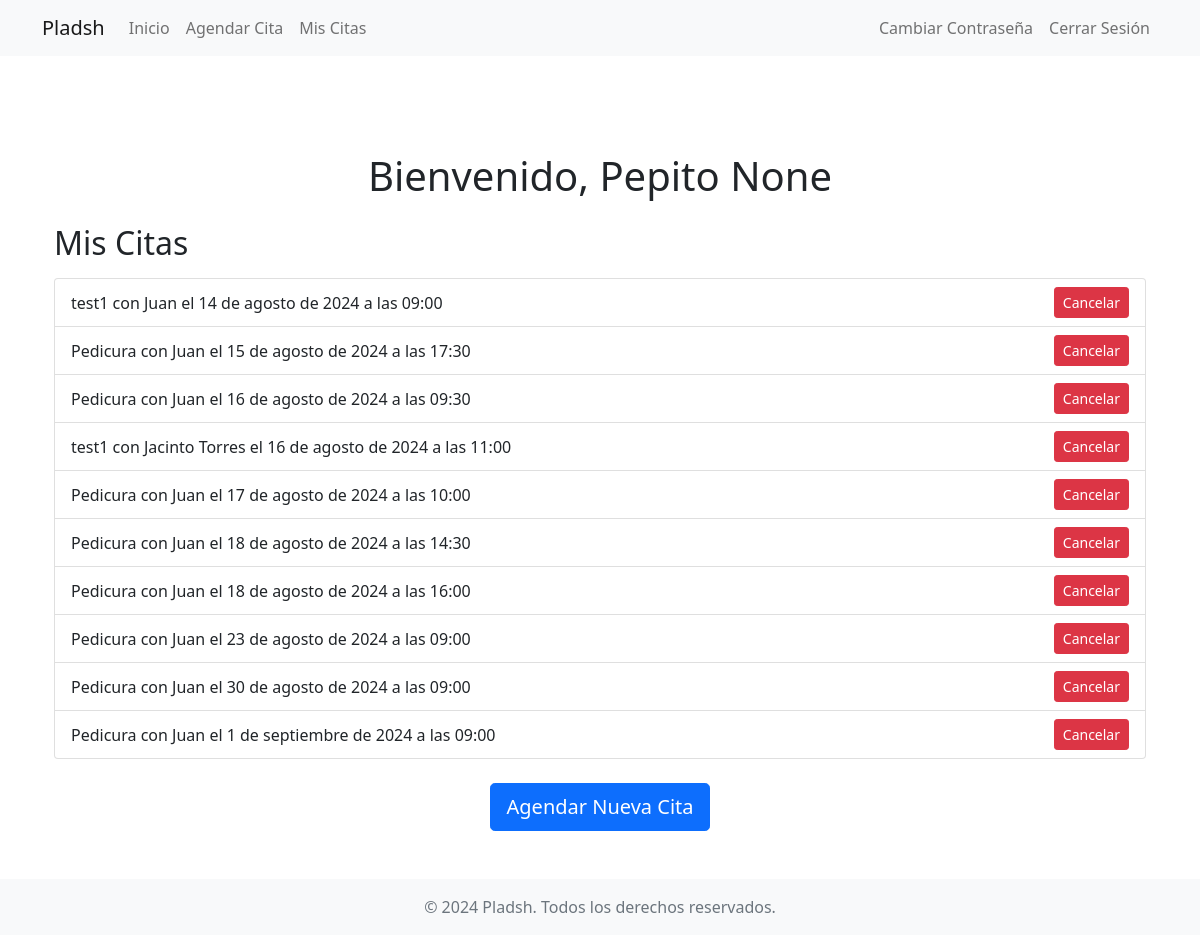
/home-cliente/ (signed in), run on the app's committed database.
### citas/models.py (models this page shows, shortened)
class Cliente(models.Model):
    CLIENTE = 'CL'
    RECEPCIONISTA = 'RC'
    ROL_CHOICES = [
        (CLIENTE, 'Cliente'),
        (RECEPCIONISTA, 'Recepcionista'),
    ]
    user = models.OneToOneField(User, on_delete=models.CASCADE, null=True, blank=True)
    cedula = models.CharField(max_length=10, unique=True)
    nombre = models.CharField(max_length=100)
    apellido = models.CharField(max_length=100, null=True, blank=True)
    email = models.EmailField()
    celular = models.CharField(max_length=10)
    fechanacimiento = models.DateField()
    rol = models.CharField(max_length=2, choices=ROL_CHOICES, default=CLIENTE)

class Cita(models.Model):
    ESTADO_CANCELADA = 1
    ESTADO_CONFIRMADA = 2
    ESTADO_EN_PROCESO = 3
    ESTADO_TERMINADA = 4
    OPCIONES_ESTADO = [
        (ESTADO_CANCELADA, "Cita Cancelada"),
        (ESTADO_CONFIRMADA, "Cita Confirmada"),
        (ESTADO_EN_PROCESO, "En Proceso"),
        (ESTADO_TERMINADA, "Cita terminada")
    ]
    cliente = models.ForeignKey(Cliente, on_delete=models.CASCADE, related_name="citas")
    servicio = models.ForeignKey(Servicio, on_delete=models.CASCADE)
    empleado = models.ForeignKey(Empleado, on_delete=models.CASCADE, related_name="empleados")
    fecha = models.DateField(null=True, blank=True)
    hora_inicio = models.TimeField(null=True, blank=True)
    estado = models.IntegerField(choices=OPCIONES_ESTADO, default=ESTADO_CONFIRMADA)
    notas = models.TextField(blank=True)

class Servicio(models.Model):
    nombre = models.CharField(max_length=100)
    descripcion = models.TextField()
    precio = models.DecimalField(max_digits=10, decimal_places=2)
    duracion = models.PositiveIntegerField()

class Empleado(models.Model):
    cedula = models.CharField(max_length=10, unique=True)
    nombre = models.CharField(max_length=100)
    email = models.EmailField()
    celular = models.CharField(max_length=10)
    servicios = models.ManyToManyField(Servicio, related_name="empleados")

### citas/views.py (the view)
# urls.py: path('home-cliente/', citas_views.home_cliente, name='home_cliente'),
@login_required
def home_cliente(request):
    cliente = request.user.cliente
    citas = Cita.objects.filter(cliente=cliente).order_by('fecha', 'hora_inicio')
    return render(request, 'home_cliente.html', {'citas': citas})

### citas/templates/home_cliente.html (shortened to what this page needs)
{% extends "base.html" %}
{% block content %}
<div class="container mt-5">
    <h1 class="text-center mb-4">Bienvenido, {{ user.cliente.nombre }} {{ user.cliente.apellido }}</h1>
    <h2 class="mb-3">Mis Citas</h2>
    {% if citas %}
        <ul class="list-group">
        {% for cita in citas %}
            <li class="list-group-item d-flex justify-content-between align-items-center">
                {{ cita.servicio.nombre }} con {{ cita.empleado.nombre }} el {{ cita.fecha }} a las {{ cita.hora_inicio }}
                {% if cita.estado == cita.ESTADO_CANCELADA %}
                    <span class="badge bg-secondary">Cancelada</span>
                {% elif cita.estado == cita.ESTADO_CONFIRMADA %}
                    <form method="post" action="{% url 'cancelar_cita' cita.id %}" class="d-inline">
                        <button type="submit" class="btn btn-danger btn-sm">Cancelar</button>
                    </form>
                {% else %}
                    <span class="badge bg-primary">{{ cita.get_estado_display }}</span>
                {% endif %}
            </li>
        {% endfor %}
        </ul>
    {% else %}
        <p class="text-center">No tienes citas programadas.</p>
    {% endif %}
    <div class="text-center mt-4">
        <a href="{% url 'agendar_cita' %}" class="btn btn-primary btn-lg">Agendar Nueva Cita</a>
    </div>
</div>
{% endblock %}

### citas/templates/base.html (shortened to what this page needs)
<!DOCTYPE html>
<html lang="es" class="h-100">
<head>
    <link href="https://cdn.jsdelivr.net/npm/bootstrap@5.1.3/dist/css/bootstrap.min.css" rel="stylesheet">
</head>
<body class="d-flex flex-column h-100">
    <nav class="navbar navbar-expand-lg navbar-light bg-light">
        <div class="container">
            <a class="navbar-brand" href="{% url 'home' %}">Pladsh</a>
            <div class="collapse navbar-collapse" id="navbarNav">
                <ul class="navbar-nav me-auto">
                    <li class="nav-item">
                        <a class="nav-link" href="{% url 'home' %}">Inicio</a>
                    </li>
                    {% if user.is_authenticated %}
                        {% if user.cliente.rol == "CL" %}
                            <li class="nav-item">
                                <a class="nav-link" href="{% url 'agendar_cita' %}">Agendar Cita</a>
                            </li>
                            <li class="nav-item">
                                <a class="nav-link" href="{% url 'home_cliente' %}">Mis Citas</a>
                            </li>
                        {% elif user.cliente.rol == "RC" %}
                            <li class="nav-item">
                                <a class="nav-link" href="{% url 'gestion_citas' %}">Gestionar Citas</a>
                            </li>
                        {% endif %}
                    {% endif %}
                </ul>
                <ul class="navbar-nav">
                    {% if user.is_authenticated %}
                    {% if user.cliente.rol == "CL" %}
                        <li class="nav-item">
                            <a class="nav-link" href="{% url 'account_change_password' %}">Cambiar Contraseña</a>
                        </li>
                    {%endif%}
                        <li class="nav-item">
                            <a class="nav-link" href="{% url 'account_logout' %}">Cerrar Sesión</a>
                        </li>
                    {% endif %}
                </ul>
            </div>
        </div>
    </nav>
    <main class="flex-shrink-0 py-5">
        <div class="container">
            {% block content %}{% endblock %}
        </div>
    </main>
    <footer class="footer mt-auto py-3 bg-light">
        <div class="container text-center">
            <span class="text-muted">© 2024 Pladsh. Todos los derechos reservados.</span>
        </div>
    </footer>
</body>
</html>

### data on the page
Cita: servicio.nombre "test1", empleado.nombre "Juan", fecha "14 de agosto de 2024", hora_inicio "09:00", estado "Cancelar"
Cita: servicio.nombre "Pedicura", empleado.nombre "Juan", fecha "15 de agosto de 2024", hora_inicio "17:30", estado "Cancelar"
Cita: servicio.nombre "Pedicura", empleado.nombre "Juan", fecha "16 de agosto de 2024", hora_inicio "09:30", estado "Cancelar"
Cita: servicio.nombre "test1", empleado.nombre "Jacinto Torres", fecha "16 de agosto de 2024", hora_inicio "11:00", estado "Cancelar"
Cita: servicio.nombre "Pedicura", empleado.nombre "Juan", fecha "17 de agosto de 2024", hora_inicio "10:00", estado "Cancelar"
Cita: servicio.nombre "Pedicura", empleado.nombre "Juan", fecha "18 de agosto de 2024", hora_inicio "14:30", estado "Cancelar"
Cita: servicio.nombre "Pedicura", empleado.nombre "Juan", fecha "18 de agosto de 2024", hora_inicio "16:00", estado "Cancelar"
Cita: servicio.nombre "Pedicura", empleado.nombre "Juan", fecha "23 de agosto de 2024", hora_inicio "09:00", estado "Cancelar"
Cita: servicio.nombre "Pedicura", empleado.nombre "Juan", fecha "30 de agosto de 2024", hora_inicio "09:00", estado "Cancelar"
Cita: servicio.nombre "Pedicura", empleado.nombre "Juan", fecha "1 de septiembre de 2024", hora_inicio "09:00", estado "Cancelar"

### other printed values
{{ user.cliente.nombre }} "Pepito"
{{ user.cliente.apellido }} "None"
